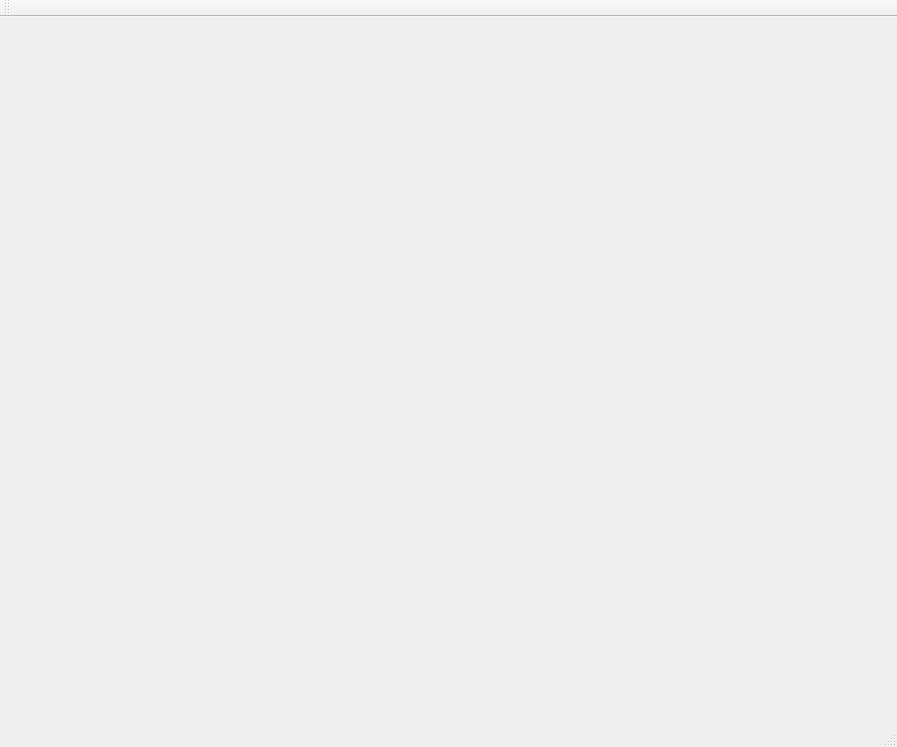
<?xml version="1.0" encoding="UTF-8"?>
<ui version="4.0">
 <class>GameWindow</class>
 <widget class="QMainWindow" name="GameWindow">
  <property name="geometry">
   <rect>
    <x>0</x>
    <y>0</y>
    <width>897</width>
    <height>747</height>
   </rect>
  </property>
  <property name="sizePolicy">
   <sizepolicy hsizetype="Minimum" vsizetype="Minimum">
    <horstretch>0</horstretch>
    <verstretch>0</verstretch>
   </sizepolicy>
  </property>
  <property name="minimumSize">
   <size>
    <width>800</width>
    <height>640</height>
   </size>
  </property>
  <property name="windowTitle">
   <string>GameWindow</string>
  </property>
  <widget class="QWidget" name="centralWidget">
   <widget class="GameArea" name="widget" native="true">
    <property name="geometry">
     <rect>
      <x>0</x>
      <y>0</y>
      <width>850</width>
      <height>640</height>
     </rect>
    </property>
    <property name="minimumSize">
     <size>
      <width>800</width>
      <height>640</height>
     </size>
    </property>
   </widget>
  </widget>
  <widget class="QMenuBar" name="menuBar">
   <property name="geometry">
    <rect>
     <x>0</x>
     <y>0</y>
     <width>897</width>
     <height>23</height>
    </rect>
   </property>
  </widget>
  <widget class="QToolBar" name="mainToolBar">
   <attribute name="toolBarArea">
    <enum>TopToolBarArea</enum>
   </attribute>
   <attribute name="toolBarBreak">
    <bool>false</bool>
   </attribute>
  </widget>
  <widget class="QStatusBar" name="statusBar"/>
 </widget>
 <layoutdefault spacing="6" margin="11"/>
 <customwidgets>
  <customwidget>
   <class>GameArea</class>
   <extends>QWidget</extends>
   <header>gamearea.h</header>
   <container>1</container>
  </customwidget>
 </customwidgets>
 <resources/>
 <connections/>
</ui>
